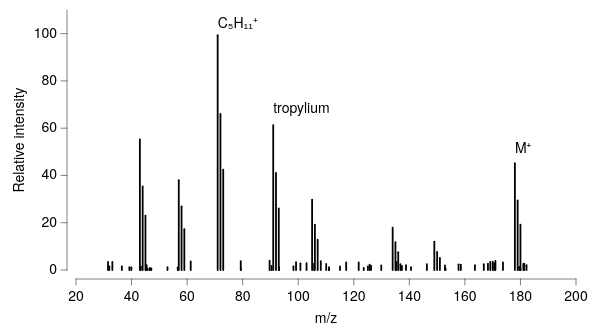

Here is the Vega-Lite specification saved for this chart:
### Vega-Lite specification from a JSON file in a GitHub repository (floating-point values rounded to 4 significant figures)
{"background": null, "config": {"arc": {"fill": "#DBDBDB", "fillOpacity": 1.0, "innerRadius": 32.5, "padAngle": 0.03, "stroke": "black", "strokeOpacity": 1, "strokeWidth": 0.25}, "area": {"fill": "#DBDBDB", "fillOpacity": 1.0, "stroke": "black", "strokeOpacity": 1, "strokeWidth": 0.25}, "axis": {"domain": true, "domainCap": "round", "domainColor": "black", "domainWidth": 0.25, "grid": false, "gridCap": "round", "gridColor": "#F1F1F1", "gridDash": [0, 0], "gridOpacity": 1.0, "gridWidth": 0.25, "labelColor": "black", "labelFont": "Helvetica Neue, HelveticaNeue, Helvetica, Arial, sans-serif", "labelFontSize": 7, "labelFontStyle": "normal", "labelFontWeight": 400, "offset": 4.5, "ticks": true, "tickCap": "round", "tickColor": "black", "tickRound": false, "tickSize": 3, "tickWidth": 0.25, "titleColor": "black", "titleFont": "Helvetica Neue, HelveticaNeue, Helvetica, Arial, sans-serif", "titleFontSize": 7, "titleFontStyle": "normal", "titleFontWeight": 400}, "axisX": {"domain": true, "labelAlign": "center", "labelAngle": 0, "labels": true, "ticks": true, "translate": 0}, "axisY": {"domain": true, "labelAlign": "right", "labelAngle": 0, "labels": true, "ticks": true, "translate": 0}, "axisRight": {"domain": true, "labelAlign": "left", "labelAngle": 0, "labels": true, "ticks": true, "translate": 0}, "axisTop": {"domain": true, "labelAlign": "center", "labelAngle": 0, "labels": true, "ticks": true, "translate": 0}, "axisBand": {"tickOffset": 0}, "bar": {"fill": "#DBDBDB", "fillOpacity": 1.0, "stroke": "black", "strokeOpacity": 1, "strokeWidth": 0.25}, "boxplot": {"size": 11.7, "ticks": {"cornerRadius": 0.25, "fill": "black", "opacity": 1, "size": 5.85, "thickness": 0.25}, "box": {"fillOpacity": 1.0, "stroke": "black", "strokeOpacity": 1, "strokeWidth": 0.25}, "median": {"cornerRadius": 0, "fill": "black", "fillOpacity": 1.0, "opacity": 1, "size": 11.7, "thickness": 0.25}, "rule": {"fill": "black", "fillOpacity": 1.0, "size": 13.0, "stroke": "black", "strokeDash": [0, 0], "strokeOpacity": 1, "strokeWidth": 0.25}, "outliers": {"color": "black", "fill": "black", "fillOpacity": 1.0, "size": 0, "stroke": "black", "strokeOpacity": 1, "strokeWidth": 0.25}}, "circle": {"fill": "black", "fillOpacity": 1.0, "size": 1.625, "stroke": null, "strokeOpacity": 1, "strokeWidth": 0.25}, "errorband": {"band": {"fillOpacity": 0.6, "stroke": null, "strokeWidth": 0.25, "strokeOpacity": 1}, "borders": {"opacity": 0, "strokeOpacity": 0.25, "strokeWidth": 1}}, "errorbar": {"opacity": 1, "rule": {"strokeDash": [0, 0], "strokeWidth": 0.25}, "ticks": {"color": "black", "cornerRadius": 0.125, "opacity": 1, "size": 7.8, "thickness": 0.25}, "thickness": 0.25}, "font": "Helvetica Neue, HelveticaNeue, Helvetica, Arial, sans-serif", "geoshape": {"fill": "#DBDBDB", "fillOpacity": 1.0, "stroke": "black", "strokeOpacity": 1, "strokeWidth": 0.25}, "header": {"labelColor": "black", "labelFont": "Helvetica Neue, HelveticaNeue, Helvetica, Arial, sans-serif", "labelFontSize": 7, "labelFontStyle": "normal", "labelFontWeight": 400, "titleColor": "black", "titleFont": "Helvetica Neue, HelveticaNeue, Helvetica, Arial, sans-serif", "titleFontSize": 7, "titleFontStyle": "normal", "titleFontWeight": 400, "titlePadding": 0}, "legend": {"disable": false, "offset": 4.5, "titlePadding": 4, "labelOffset": 2, "gradientLabelOffset": 2, "gradientLength": 65.0, "gradientThickness": 6.5, "gradientOpacity": 1.0, "gradientStrokeColor": "black", "gradientStrokeWidth": 0.25, "labelColor": "black", "labelFont": "Helvetica Neue, HelveticaNeue, Helvetica, Arial, sans-serif", "labelFontSize": 7, "labelFontStyle": "normal", "labelFontWeight": 400, "strokeColor": "black", "strokeWidth": 0, "symbolSize": 42, "symbolStrokeColor": "black", "symbolStrokeWidth": 0.25, "titleColor": "black", "titleFont": "Helvetica Neue, HelveticaNeue, Helvetica, Arial, sans-serif", "titleFontSize": 7, "titleFontStyle": "normal", "titleFontWeight": 400}, "line": {"color": "black", "stroke": "black", "strokeCap": "butt", "strokeDash": [0, 0], "strokeOpacity": 1, "strokeWidth": 0.5}, "point": {"filled": true, "fill": "#DBDBDB", "fillOpacity": 1.0, "size": 6.5, "stroke": "black", "strokeOpacity": 1, "strokeWidth": 0.25}, "range": {"category": ["#B2B2B2", "#4A7CD3", "#008542", "#664CAF", "#509F98", "#636363", "#284F93", "#005226", "#382864", "#285753"], "diverging": {"scheme": ["#443E60", "#5F597E", "#7C759B", "#9994B6", "#B7B4CC", "#D6D5DC", "#F6F6F6", "#D1DAD9", "#A4C2BF", "#7AA9A4", "#578E89", "#37736E", "#1B5954"]}, "heatmap": {"scheme": ["#440154", "#472270", "#433E82", "#38598C", "#2C728E", "#238A8D", "#24A086", "#39B578", "#5DC862", "#96D646", "#CAE02D", "#FDE724"]}, "ordinal": {"scheme": ["#F1F1F1", "#DBDBDB", "#C6C6C6", "#B2B2B2", "#9D9D9D", "#898989", "#767676", "#636363", "#515151", "#404040", "#2F2F2F", "#1F1F1F"]}, "ramp": {"scheme": ["#440154", "#472270", "#433E82", "#38598C", "#2C728E", "#238A8D", "#24A086", "#39B578", "#5DC862", "#96D646", "#CAE02D", "#FDE724"]}}, "rule": {"color": "black", "stroke": "black", "strokeCap": "round", "strokeDash": [2, 2], "strokeOpacity": 1, "strokeWidth": 0.25}, "scale": {"barBandPaddingInner": 0.1, "rectBandPaddingInner": 0, "tickBandPaddingInner": 0.1, "bandPaddingOuter": 0.1, "bandWithNestedOffsetPaddingInner": 0.2, "bandWithNestedOffsetPaddingOuter": 0.2, "offsetBandPaddingInner": 0, "offsetBandPaddingOuter": 0, "round": false}, "rect": {"fill": "#DBDBDB", "fillOpacity": 1.0, "stroke": "black", "strokeOpacity": 1, "strokeWidth": 0.25}, "square": {"fill": "#DBDBDB", "fillOpacity": 1.0, "size": 13.0, "stroke": "black", "strokeOpacity": 1, "strokeWidth": 0.25}, "text": {"color": "black", "font": "Helvetica Neue, HelveticaNeue, Helvetica, Arial, sans-serif", "fontSize": 7, "fontStyle": "normal", "fontWeight": 400}, "tick": {"color": "black", "cornerRadius": 0.125, "opacity": 1.0, "size": 11.7, "thickness": 0.25}, "title": {"anchor": "middle", "frame": "group", "color": "black", "font": "Helvetica Neue, HelveticaNeue, Helvetica, Arial, sans-serif", "fontSize": 7, "fontStyle": "normal", "fontWeight": 400, "subtitleColor": "black", "subtitleFont": "Helvetica Neue, HelveticaNeue, Helvetica, Arial, sans-serif", "subtitleFontSize": "Helvetica Neue, HelveticaNeue, Helvetica, Arial, sans-serif", "subtitleFontStyle": "normal", "subtitleFontWeight": 400}, "trail": {"color": "black", "opacity": 1, "size": 0.5}, "view": {"continuousWidth": 250, "continuousHeight": 130, "discreteWidth": 250, "discreteHeight": 130, "fill": null, "stroke": null, "strokeWidth": 0.25}}, "layer": [{"data": {"name": "data-d1e9cbef3d0b0f036dea6edf8213fc8b"}, "mark": {"type": "rule", "strokeDash": [0, 0], "strokeWidth": 0.9}, "encoding": {"x": {"field": "mz", "scale": {"domain": [25, 190]}, "title": "m/z", "type": "quantitative"}, "y": {"field": "intensity", "scale": {"domain": [0, 108]}, "title": "Relative intensity", "type": "quantitative"}}}, {"layer": [{"data": {"values": [{"__dysonsphere__": 1}]}, "mark": {"type": "text", "align": "left", "angle": 0, "baseline": "middle", "dx": 0, "dy": 0, "opacity": 1.0}, "encoding": {"text": {"value": "C₅H₁₁⁺"}, "x": {"datum": 71.0}, "y": {"datum": 104.0}}}, {"data": {"values": [{"__dysonsphere__": 1}]}, "mark": {"type": "text", "align": "left", "angle": 0, "baseline": "middle", "dx": 0, "dy": 0, "opacity": 1.0}, "encoding": {"text": {"value": "tropylium"}, "x": {"datum": 91.0}, "y": {"datum": 68.0}}}, {"data": {"values": [{"__dysonsphere__": 1}]}, "mark": {"type": "text", "align": "left", "angle": 0, "baseline": "middle", "dx": 0, "dy": 0, "opacity": 1.0}, "encoding": {"text": {"value": "M⁺"}, "x": {"datum": 178.0}, "y": {"datum": 51.0}}}]}], "$schema": "https://vega.github.io/schema/vega-lite/v6.4.1.json", "datasets": {"data-d1e9cbef3d0b0f036dea6edf8213fc8b": [{"mz": 43.0, "intensity": 55.21}, {"mz": 44.0, "intensity": 35.38}, {"mz": 45.0, "intensity": 23.05}, {"mz": 57.0, "intensity": 38.05}, {"mz": 58.0, "intensity": 26.94}, {"mz": 59.0, "intensity": 17.29}, {"mz": 71.0, "intensity": 99.35}, {"mz": 72.0, "intensity": 66.01}, {"mz": 73.0, "intensity": 42.49}, {"mz": 91.0, "intensity": 61.31}, {"mz": 92.0, "intensity": 41.09}, {"mz": 93.0, "intensity": 26.03}, {"mz": 105.0, "intensity": 29.8}, {"mz": 106.0, "intensity": 19.19}, {"mz": 107.0, "intensity": 12.79}, {"mz": 134.0, "intensity": 17.96}, {"mz": 135.0, "intensity": 11.83}, {"mz": 136.0, "intensity": 7.513}, {"mz": 149.0, "intensity": 12.03}, {"mz": 150.0, "intensity": 7.661}, {"mz": 151.0, "intensity": 5.155}, {"mz": 178.0, "intensity": 45.17}, {"mz": 179.0, "intensity": 29.44}, {"mz": 180.0, "intensity": 19.17}, {"mz": 79.31, "intensity": 3.735}, {"mz": 103.0, "intensity": 2.928}, {"mz": 46.62, "intensity": 0.8659}, {"mz": 61.3, "intensity": 3.596}, {"mz": 135.4, "intensity": 3.472}, {"mz": 129.9, "intensity": 1.923}, {"mz": 110.1, "intensity": 2.577}, {"mz": 163.6, "intensity": 2.034}, {"mz": 168.3, "intensity": 2.648}, {"mz": 158.6, "intensity": 2.243}, {"mz": 137.3, "intensity": 1.687}, {"mz": 111.0, "intensity": 1.257}, {"mz": 45.61, "intensity": 0.6351}, {"mz": 138.8, "intensity": 2.098}, {"mz": 169.1, "intensity": 3.423}, {"mz": 89.69, "intensity": 3.908}, {"mz": 121.8, "intensity": 3.181}, {"mz": 93.12, "intensity": 1.187}, {"mz": 56.63, "intensity": 1.134}, {"mz": 123.6, "intensity": 0.8942}, {"mz": 33.09, "intensity": 3.415}, {"mz": 45.41, "intensity": 2.077}, {"mz": 105.7, "intensity": 2.671}, {"mz": 108.1, "intensity": 3.781}, {"mz": 146.3, "intensity": 2.511}, {"mz": 125.7, "intensity": 2.273}, {"mz": 179.5, "intensity": 1.293}, {"mz": 136.8, "intensity": 2.443}, {"mz": 36.51, "intensity": 1.537}, {"mz": 173.7, "intensity": 3.246}, {"mz": 31.99, "intensity": 1.538}, {"mz": 31.52, "intensity": 3.396}, {"mz": 47.11, "intensity": 0.7011}, {"mz": 182.2, "intensity": 2.061}, {"mz": 79.35, "intensity": 0.6715}, {"mz": 90.39, "intensity": 1.781}, {"mz": 111.1, "intensity": 0.5237}, {"mz": 52.93, "intensity": 1.235}, {"mz": 98.28, "intensity": 1.558}, {"mz": 125.1, "intensity": 1.499}, {"mz": 171.0, "intensity": 3.867}, {"mz": 39.21, "intensity": 1.232}, {"mz": 117.3, "intensity": 3.197}, {"mz": 39.92, "intensity": 1.147}, {"mz": 100.8, "intensity": 2.84}, {"mz": 170.0, "intensity": 3.534}, {"mz": 153.0, "intensity": 0.6846}, {"mz": 181.4, "intensity": 2.651}, {"mz": 43.35, "intensity": 1.392}, {"mz": 126.2, "intensity": 1.85}, {"mz": 99.22, "intensity": 3.316}, {"mz": 157.7, "intensity": 2.414}, {"mz": 152.8, "intensity": 1.921}, {"mz": 181.0, "intensity": 2.618}, {"mz": 180.0, "intensity": 0.654}, {"mz": 166.8, "intensity": 2.458}, {"mz": 140.6, "intensity": 1.174}, {"mz": 115.0, "intensity": 1.512}, {"mz": 46.35, "intensity": 0.5112}, {"mz": 170.6, "intensity": 2.848}]}}
